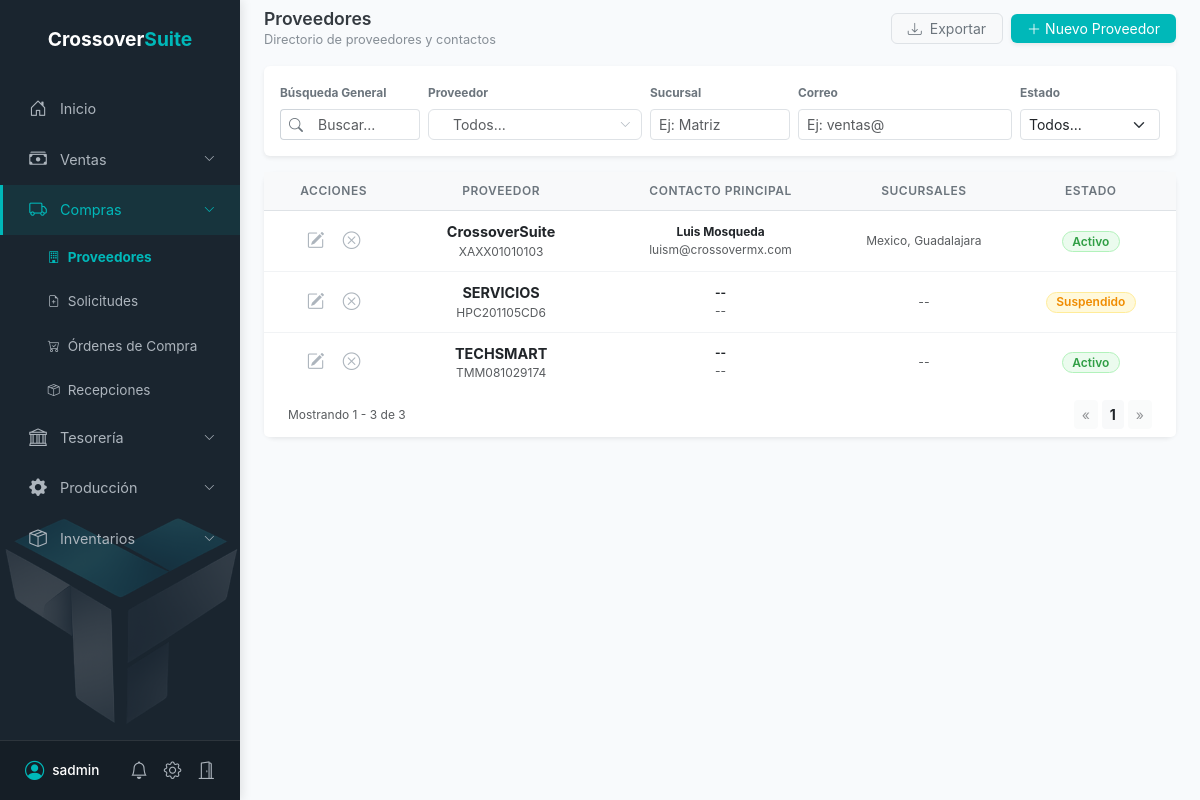
The app's page /proveedores/ (signed in), older data.
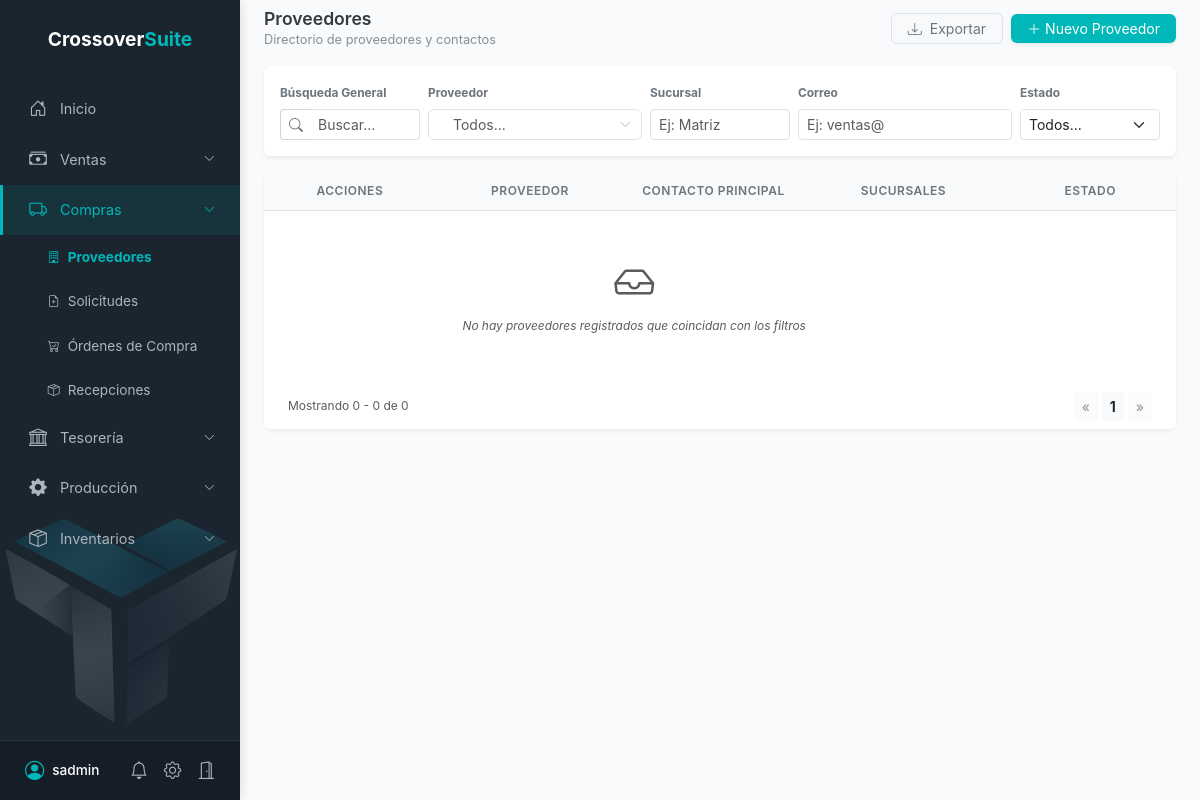
The same page, newer data.
### proveedores/models.py (models this page shows, shortened)
class Proveedor(models.Model):
    ESTADO_CHOICES = [
        ('activo', 'Activo'),
        ('suspendido', 'Suspendido'),
        ('inactivo', 'Inactivo'),
    ]
    razon_social = models.CharField(max_length=200, verbose_name="Razón Social")
    rfc = models.CharField(max_length=13, verbose_name="RFC", unique=True)
    cp = models.CharField(max_length=10, blank=True, null=True, verbose_name="Código Postal")
    domicilio = models.TextField(blank=True, null=True, verbose_name="Domicilio Fiscal")
    contacto_nombre = models.CharField(max_length=150, blank=True, null=True, verbose_name="Nombre Contacto")
    contacto_telefono = models.CharField(max_length=20, blank=True, null=True, verbose_name="Teléfono")
    contacto_email = models.EmailField(blank=True, null=True, verbose_name="Email")
    estado = models.CharField(max_length=20, choices=ESTADO_CHOICES, default='activo', verbose_name="Estado")
    creado_en = models.DateTimeField(auto_now_add=True, verbose_name="Creado en")
    actualizado_en = models.DateTimeField(auto_now=True, verbose_name="Actualizado en")
    empresa = models.ForeignKey(
        Empresa,
        on_delete=models.CASCADE,
        null=True,
        blank=True,
        verbose_name="Empresa"
    )
    class Meta:
        verbose_name = "Proveedor"
        verbose_name_plural = "Proveedores"
        ordering = ['-creado_en']

class SucursalProveedor(models.Model):
    proveedor = models.ForeignKey(Proveedor, on_delete=models.CASCADE, related_name='sucursales')
    nombre = models.CharField(max_length=150, verbose_name="Nombre de Sucursal")
    direccion = models.TextField(verbose_name="Dirección")

### proveedores/views.py (the view, shortened to what this page needs)
# urls.py: path('proveedores/', dashboard_proveedores, name='dashboard_proveedores'),
@login_required(login_url='/login/')
def dashboard_proveedores(request):
    empresa_actual = get_empresa_actual(request)
    if not empresa_actual:
        return render(request, 'error_sin_empresa.html', status=403)
    q = request.GET.get('q', '')
    proveedor_id = request.GET.get('proveedor_id', '')
    sucursal = request.GET.get('sucursal', '')
    email = request.GET.get('email', '')
    estado = request.GET.get('estado', '')
    proveedores_qs = Proveedor.objects.filter(empresa=empresa_actual).prefetch_related('sucursales').order_by('-creado_en')
    if proveedor_id and proveedor_id != 'all':
        proveedores_qs = proveedores_qs.filter(id=proveedor_id)
    if sucursal:
        proveedores_qs = proveedores_qs.filter(sucursales__nombre__icontains=sucursal).distinct()
    if email:
        proveedores_qs = proveedores_qs.filter(contacto_email__icontains=email)
    if estado:
        proveedores_qs = proveedores_qs.filter(estado=estado)
    proveedor_nombre_display = ""
    if proveedor_id and proveedor_id != 'all':
        try:
            p_obj = Proveedor.objects.get(id=proveedor_id, empresa=empresa_actual)
            proveedor_nombre_display = p_obj.razon_social
        except:
            pass
    filtros = {
        'q': q,
        'proveedor_id': proveedor_id,
        'proveedor_nombre': proveedor_nombre_display,
        'sucursal': sucursal,
        'email': email,
        'estado': estado
    }
    paginator = Paginator(proveedores_qs, 10)
    page_number = request.GET.get('page')
    page_obj = paginator.get_page(page_number)
    todos_los_proveedores = Proveedor.objects.filter(empresa=empresa_actual)
    contexto = {
        'page_obj': page_obj,
        'todos_los_proveedores': todos_los_proveedores,
        'filtros': filtros,
        'section': 'proveedores',
        'titulo': 'Gestión de Proveedores'
    }
    return render(request, 'dashboard_proveedores.html', contexto)

### templates/dashboard_proveedores.html (shortened to what this page needs)
{% extends 'base.html' %}
{% block content %}
    <div class="container-fluid py-2 px-4">
        <div class="d-flex flex-column flex-md-row justify-content-between align-items-md-center gap-3 mb-3">
            <div>
                <h4 class="section-title mb-0">Proveedores</h4>
                <span class="section-subtitle">Directorio de proveedores y contactos</span>
            </div>
            <div class="d-flex flex-wrap align-items-center gap-2">
                <button class="btn btn-light border text-secondary btn-sm px-3" style="border-radius: 6px;">
                    <i class="bi bi-download me-1"></i> Exportar
                </button>
                {% if granular_purchase_perms.proveedores.crear %}
                <button class="btn text-white btn-sm px-3 d-flex align-items-center shadow-sm"
                        style="background-color: #00b8b9; border-radius: 6px; box-shadow: 0 2px 6px rgba(0, 184, 185, 0.3); transition: all 0.2; border: none;"
                        onclick="prepararNuevoProveedor()"
                        data-bs-toggle="modal"
                        data-bs-target="#modalNuevoProveedor">
                    <i class="bi bi-plus-lg me-1"></i> Nuevo Proveedor
                </button>
                {% endif %}
            </div>
        </div>
        <div class="card border-0 shadow-sm mb-3">
            <div class="card-body p-3">
                <form method="get" id="formFiltrosProveedores" class="row g-2 align-items-end">
                    <div class="col-12 col-md-4 col-lg-2">
                        <label class="form-label small fw-bold text-secondary">Búsqueda General</label>
                        <div class="input-group input-group-sm">
                            <span class="input-group-text bg-white border-end-0"><i class="bi bi-search"></i></span>
                            <input type="text" name="q" class="form-control border-start-0" placeholder="Buscar..." value="{{ filtros.q|default:'' }}">
                        </div>
                    </div>
                    <div class="col-12 col-md-4 col-lg-3">
                        <label class="form-label small fw-bold text-secondary">Proveedor</label>
                        <div class="custom-select-wrapper" id="wrapperFiltroProveedor">
                            <div class="custom-select">
                                <div class="custom-select__trigger">
                                    <div id="filtro_proveedor_fake" class="fake-input-layer">
                                        {% if filtros.proveedor_nombre %}
                                            <span class="text-dark">{{ filtros.proveedor_nombre }}</span>
                                        {% else %}
                                            <span class="text-muted" style="font-weight:400;">Todos...</span>
                                        {% endif %}
                                    </div>
                                    <input type="text" id="filtro_proveedor_busqueda" class="real-input-layer" autocomplete="off" value="{{ filtros.proveedor_nombre|default:'' }}" style="color: transparent !important; -webkit-text-fill-color: transparent !important;">
                                    <i class="bi bi-chevron-down ms-auto" style="z-index:3; pointer-events:none; font-size: 0.7rem; color: #adb5bd;"></i>
                                </div>
                        </div>
                    </div>
                </div>
                    <div class="col-12 col-md-4 col-lg-2">
                        <label class="form-label small fw-bold text-secondary">Sucursal</label>
                        <input type="text" name="sucursal" class="form-control form-control-sm" placeholder="Ej: Matriz" value="{{ filtros.sucursal|default:'' }}">
                    </div>
                    <div class="col-12 col-md-4 col-lg-3">
                        <label class="form-label small fw-bold text-secondary">Correo</label>
                        <input type="text" name="email" class="form-control form-control-sm" placeholder="Ej: ventas@" value="{{ filtros.email|default:'' }}">
                    </div>
                    <div class="col-12 col-md-4 col-lg-2">
                        <label class="form-label small fw-bold text-secondary">Estado</label>
                        <select name="estado" class="form-select form-select-sm" onchange="this.form.submit()">
                            <option value="">Todos...</option>
                        </select>
                    </div>
                </form>
            </div>
        </div>
        <div class="card border-0 shadow-sm" style="border-radius: 10px;">
            <div class="card-body p-0">
                <div class="table-responsive">
                    <table class="table table-pro mb-0 align-middle" style="font-size: 0.9rem;">
                        <thead class="bg-light">
                            <tr>
                                <th class="text-center" style="width: 100px;">Acciones</th>
                                <th class="text-center" style="width: 100px;">Proveedor</th>
                                <th class="text-center" style="width: 100px;">Contacto Principal</th>
                                <th class="text-center" style="width: 100px;">Sucursales</th>
                                <th class="text-center" style="width: 100px;">Estado</th>
                            </tr>
                        </thead>
                        <tbody>
                            {% for p in page_obj %}
                            <tr>
                                <td class="text-center">
                                    <div class="d-flex justify-content-center gap-1">
                                        {% if granular_purchase_perms.proveedores.editar %}
                                        <span class="icon-action" title="Editar Proveedor" onclick="abrirModalEdicion({{ p.id }})">
                                            <i class="bi bi-pencil-square"></i>
                                        </span>
                                        {% endif %}
                                        {% if granular_purchase_perms.proveedores.eliminar %}
                                        <span class="icon-action state-cancelled" title="Eliminar/Desactivar" onclick="confirmarDesactivacion({{ p.id }})">
                                            <i class="bi bi-x-circle"></i>
                                        </span>
                                        {% endif %}
                                    </div>
                                </td>
                                <td class="text-center">
                                    <div>
                                        <div class="fw-bold text-dark" style="font-size: 0.9rem;">{{ p.razon_social }}</div>
                                        <div class="text-muted small" style="font-size: 0.75rem;">{{ p.rfc|upper }}</div>
                                    </div>
                                </td>
                                <td class="text-center">
                                    <div>
                                        <div class="fw-bold text-dark small">{{ p.contacto_nombre|default:"--" }}</div>
                                        <div class="text-muted small" style="font-size: 0.75rem;">{{ p.contacto_email|default:"--" }}</div>
                                    </div>
                                </td>
                                <td class="text-center">
                                    <div class="text-muted small" style="font-size: 0.75rem; max-width: 200px; margin: 0 auto;">
                                        {% for s in p.sucursales.all %}
                                            {{ s.nombre }}{% if not forloop.last %}, {% endif %}
                                        {% empty %}
                                            <span class="text-muted fst-italic">--</span>
                                        {% endfor %}
                                    </div>
                                </td>
                                <td class="text-center">
                                    {% if p.estado == 'activo' %}
                                        <span class="status-pill status-activo">Activo</span>
                                    {% elif p.estado == 'suspendido' %}
                                        <span class="status-pill status-suspendido">Suspendido</span>
                                    {% elif p.estado == 'revision' %}
                                        <span class="status-pill status-revision">Revisión</span>
                                    {% else %}
                                        <span class="status-pill status-inactivo">Inactivo</span>
                                    {% endif %}
                                </td>
                            </tr>
                            {% empty %}
                            <tr>
                                <td colspan="4" class="text-center py-5">
                                    <i class="bi bi-inbox display-6 text-muted mb-2 d-block"></i>
                                    <span class="text-muted fst-italic small">No hay proveedores registrados que coincidan con los filtros</span>
                                </td>
                            </tr>
                            {% endfor %}
                        </tbody>
                    </table>
                </div>
            </div>
            <div class="card-footer bg-white border-0 py-2 px-4 d-flex justify-content-between align-items-center">
                <span class="text-muted small" style="font-size: 0.75rem;">
                    Mostrando {{ page_obj.start_index }} - {{ page_obj.end_index }} de {{ page_obj.paginator.count }}
                </span>
                <div class="d-flex gap-1">
                    {% if page_obj.has_previous %}
                        <a href="?page={{ page_obj.previous_page_number }}{% if filtros.q %}&q={{ filtros.q }}{% endif %}{% if filtros.proveedor_id %}&proveedor_id={{ filtros.proveedor_id }}{% endif %}{% if filtros.sucursal %}&sucursal={{ filtros.sucursal }}{% endif %}{% if filtros.email %}&email={{ filtros.email }}{% endif %}{% if filtros.estado %}&estado={{ filtros.estado }}{% endif %}" class="btn btn-sm btn-light border-0 text-muted">&laquo;</a>
                    {% else %}
                        <button class="btn btn-sm btn-light border-0 text-muted" disabled>&laquo;</button>
                    {% endif %}
                    <button class="btn btn-sm btn-light border-0 text-dark fw-bold">{{ page_obj.number }}</button>
                    {% if page_obj.has_next %}
                        <a href="?page={{ page_obj.next_page_number }}{% if filtros.q %}&q={{ filtros.q }}{% endif %}{% if filtros.proveedor_id %}&proveedor_id={{ filtros.proveedor_id }}{% endif %}{% if filtros.sucursal %}&sucursal={{ filtros.sucursal }}{% endif %}{% if filtros.email %}&email={{ filtros.email }}{% endif %}{% if filtros.estado %}&estado={{ filtros.estado }}{% endif %}" class="btn btn-sm btn-light border-0 text-muted">&raquo;</a>
                    {% else %}
                        <button class="btn btn-sm btn-light border-0 text-muted" disabled>&raquo;</button>
                    {% endif %}
                </div>
            </div>
        </div>
    </div>
{% endblock %}

Row changes from the older to the newer data that the page shows:
removed Proveedor: razon_social "CrossoverSuite", rfc "XAXX01010103", contacto_nombre "Luis Mosqueda", contacto_email "luism@crossovermx.com", estado "Activo"
removed SucursalProveedor: nombre "Mexico"
removed SucursalProveedor: nombre "Guadalajara"
removed Proveedor: razon_social "SERVICIOS", rfc "HPC201105CD6", contacto_nombre "--", contacto_email "--", estado "Suspendido"
removed Proveedor: razon_social "TECHSMART", rfc "TMM081029174", contacto_nombre "--", contacto_email "--", estado "Activo"
Text that changed along with them:
{{ page_obj.start_index }}: "1" → "0"
{{ page_obj.end_index }}: "3" → "0"
{{ page_obj.paginator.count }}: "3" → "0"
text now shown: "No hay proveedores registrados que coincidan con los filtros"
